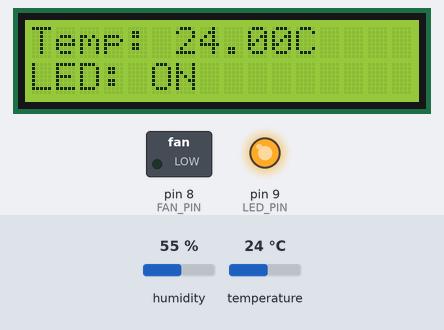
Bench run of a sketch on a simulated Arduino Uno, built with avr-gcc and run on an emulated ATmega328P. On the bench: 16×2 character LCD, switched loads named in the sketch (green lamp = pin HIGH), output pins drawn as LEDs (lit = HIGH). The inputs (shaded band) are chosen by the test bench; at power-on: temperature 24 °C, humidity 55 %.

Above: at 1.2 s.
1.3 s: temperature set to 33 °C
At 3.4 s:
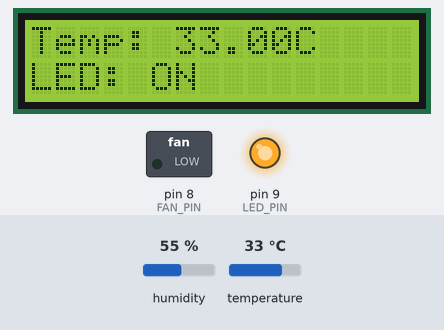
4.0 s: temperature set to 36 °C
At 4.9 s:
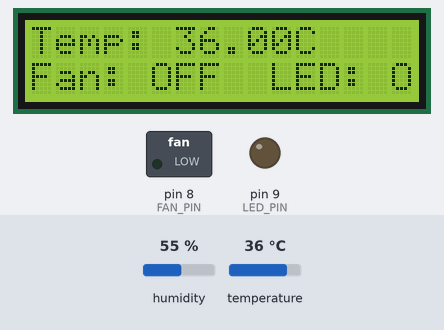
6.7 s: temperature set to 38 °C
9.7 s: temperature set to 41 °C
At 11.5 s:
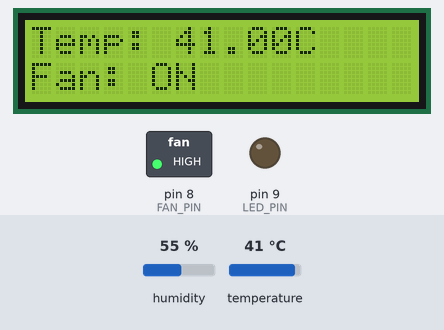
Timing chart, 0 to 13.0 s (numbered marks = the images above; inputs shaded):
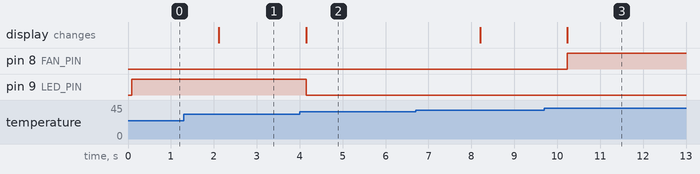

Measured:
- the behaviour switches between 34 and 35 °C on temperature (found by bisection; images 1 and 2)
- the behaviour switches between 39 and 40 °C on temperature (found by bisection; images 2 and 3)
- after the input at 1.3 s, the display: changes after 0.82 s (image 1)
- after the input at 4.0 s, pin 9 (LED_PIN): HIGH → LOW after 0.15 s; the display: changes after 0.15 s (image 2)
- after the input at 9.7 s, pin 8 (FAN_PIN): LOW → HIGH after 0.54 s; the display: changes after 0.54 s (image 3)

The sketch:

incubator_project.ino
```cpp
/**        Yagya-Code-Hollic       **/

#include <DHT.h>
#include <LiquidCrystal.h>

#define DHT_PIN 2       // Replace with your DHT sensor pin
#define DHT_TYPE DHT11  // Use DHT11, DHT21, or DHT22 depending on your sensor
#define FAN_PIN 8       // Replace with the pin connected to the fan relay
#define LED_PIN 9       // Replace with the pin connected to the LED

DHT dht(DHT_PIN, DHT_TYPE);

LiquidCrystal lcd(12, 11, 5, 4, 3, 2); // Initialize the LCD with the appropriate pins

void setup() {
  Serial.begin(9600);
  dht.begin();
  lcd.begin(16, 2);            // Set up the LCD to have 16 columns and 2 rows
  pinMode(FAN_PIN, OUTPUT);
  pinMode(LED_PIN, OUTPUT);
}

void loop() {
  float temperature = dht.readTemperature();

  if (!isnan(temperature)) {
    lcd.clear();  // Clear the LCD screen

    lcd.setCursor(0, 0);  // Set the cursor to the start of the first row
    lcd.print("Temp: ");
    lcd.print(temperature);
    lcd.print("C");

    if (temperature > 39.0) {
      digitalWrite(FAN_PIN, HIGH); // Turn the fan on
      digitalWrite(LED_PIN, LOW);   // Turn off the LED
      lcd.setCursor(0, 1); // Set cursor to the second row
      lcd.print("Fan: ON");
    } else if (temperature < 35.0) {
      digitalWrite(FAN_PIN, LOW);  // Turn off the fan
      digitalWrite(LED_PIN, HIGH); // Turn on the LED
      lcd.setCursor(0, 1); // Set cursor to the second row
      lcd.print("LED: ON");
    } else {
      digitalWrite(FAN_PIN, LOW);  // Turn off the fan
      digitalWrite(LED_PIN, LOW);  // Turn off the LED
      lcd.setCursor(0, 1); // Set cursor to the second row
      lcd.print("Fan: OFF  LED: OFF");
    }
  } else {
    Serial.println("Failed to read temperature from DHT sensor!");
  }

  delay(2000); // Delay for 2 seconds before taking the next reading
}
```
